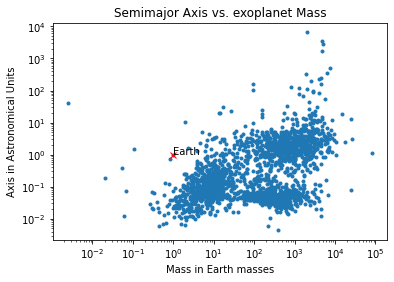

Generate this figure with Python:
# -*- coding: utf-8 -*-
"""
Madeline Coco
Programming with Data
Created on Wed Oct 19 17:49:36 2022

File: exoplanet.py
    
Description: read in a file with many lines of data on different planets, and then use
that data to find the most similar planet to earth and visualize the planets on a scatterplot.

    MOST SIMILAR PLANET TO EARTH (based on euclidian score) 

    Name:  2MASS 0122-2439 B
    Mass:  0.0
    Radius:  0.0
    Period:  0.0
    Semi-Major Axis:  0.0
    Surface Temperature:  0.0
    
"""
import matplotlib.pyplot as plt

def read_data():
    filename = "exoplanets.csv"
    
    planet_list = []
    
    with open(filename,"r") as infile:
        all_lines = infile.readlines()
        
    for row in range(len(all_lines)):
        split_line = all_lines[row].strip().split(",")
        planet_traits = []
        
            
        if (row >= 34):
            #Only take necessary values for each planet and alter some
            planet_name = split_line[0]
            planet_traits.append(planet_name)
            for i in [2, 3, 4, 5, 11]: 
                if (split_line[i] == ''):
                    split_line[i] = 0.0
                split_line[i] = float(split_line[i])
            planet_mass = split_line[2] * 317.89
            planet_traits.append(planet_mass)
            planet_radius = split_line[3] * 10.97
            planet_traits.append(planet_radius)
            planet_period = split_line[4] / 365.2422
            planet_traits.append(planet_period)
            planet_axis = split_line[5]
            planet_traits.append(planet_axis)
            planet_temp = split_line[11]
            planet_traits.append(planet_temp)
            
            #Add the list of planet traits to the total planet list
            planet_list.append(planet_traits)
    return planet_list

def lookup_planet(planet_list, planet_name):
    list_of_traits = []
    empty_list = []
    for planet in planet_list:
        checking_name = planet[0]
        if (planet_name == checking_name):
            list_of_traits.append(planet[0:6])
    if(list_of_traits == empty_list):
        return "No planet of this name found in the list."
    else:
        return list_of_traits
    
def euclidean_distance(planet_list, planet_a, planet_b):
    
    a_traits = lookup_planet(planet_list, planet_a)
    b_traits = lookup_planet(planet_list, planet_b)
    combined_traits = []
    
    for i in range(1,6):
        combine = (a_traits[0][i] + b_traits[0][i]) ** 2
        combined_traits.append(combine)
    
    euclid_score = (sum(combined_traits)) ** 0.5   
    return euclid_score

def find_most_similar_planet(planet_list, planet_name):
    smallest_euclid_score = 100000000
    
    for planet in planet_list:
        checking_name = planet[0]
        if (checking_name != planet_name):
            score = euclidean_distance(planet_list, planet_name, checking_name)
            if (score < smallest_euclid_score):
                most_similar_planet = checking_name
                smallest_euclid_score = score
    return most_similar_planet

def generate_planet_report(planet_list, planet_name):
    most_similar_planet = find_most_similar_planet(planet_list, planet_name)
    planet_traits = lookup_planet(planet_list, most_similar_planet)
#write out the planet descriptors in a human-friendly way 
    print("MOST SIMILAR PLANET TO EARTH (based on euclidian score)", "\n")
    print("Name: ", planet_traits[0][0])
    print("Mass: ", planet_traits[0][1])
    print("Radius: ", planet_traits[0][2])
    print("Period: ", planet_traits[0][3])
    print("Semi-Major Axis: ", planet_traits[0][4])
    print("Surface Temperature: ", planet_traits[0][5])

def visualize_exoplanets(planet_list):
    axis_list = []
    mass_list = []
    
    for planet in planet_list:
        current_axis = planet[4]
        axis_list.append(current_axis)
        current_mass = planet[1]
        mass_list.append(current_mass)
    
    earth_traits = lookup_planet(planet_list, "Earth")
    
    plt.scatter(mass_list, axis_list, marker = '.', color = 'b')
    plt.plot(earth_traits[0][1], earth_traits[0][4], marker = "x", color = 'r')
    plt.xlabel("Mass in Earth masses")
    plt.ylabel("Axis in Astronomical Units")
    plt.title("Semimajor Axis vs. exoplanet Mass")
    plt.xscale('log')
    plt.yscale('log')
    plt.annotate("Earth", xy = (earth_traits[0][1], earth_traits[0][4]))
    plt.savefig("exoplanet", bbox_inches = "tight")
    plt.show()
    

def main():
    planet_list = read_data()
    
    lookup_planet(planet_list, "Saturn")
    
    euclidean_distance(planet_list, "Saturn", "Mars")
    
    generate_planet_report(planet_list, "Earth")
    
    visualize_exoplanets(planet_list)
    
main()